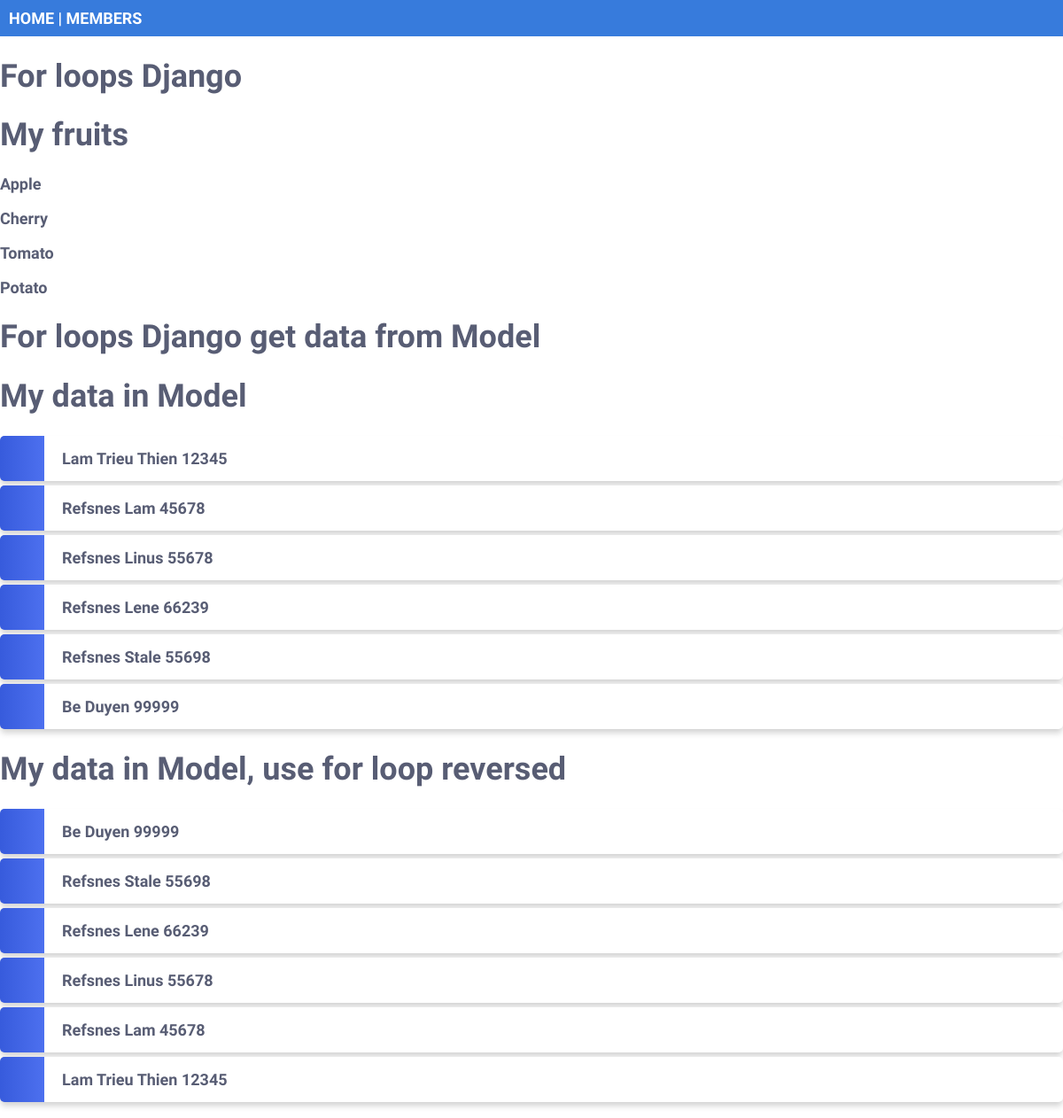
The app's page /for_loop/ (upper part), older data.
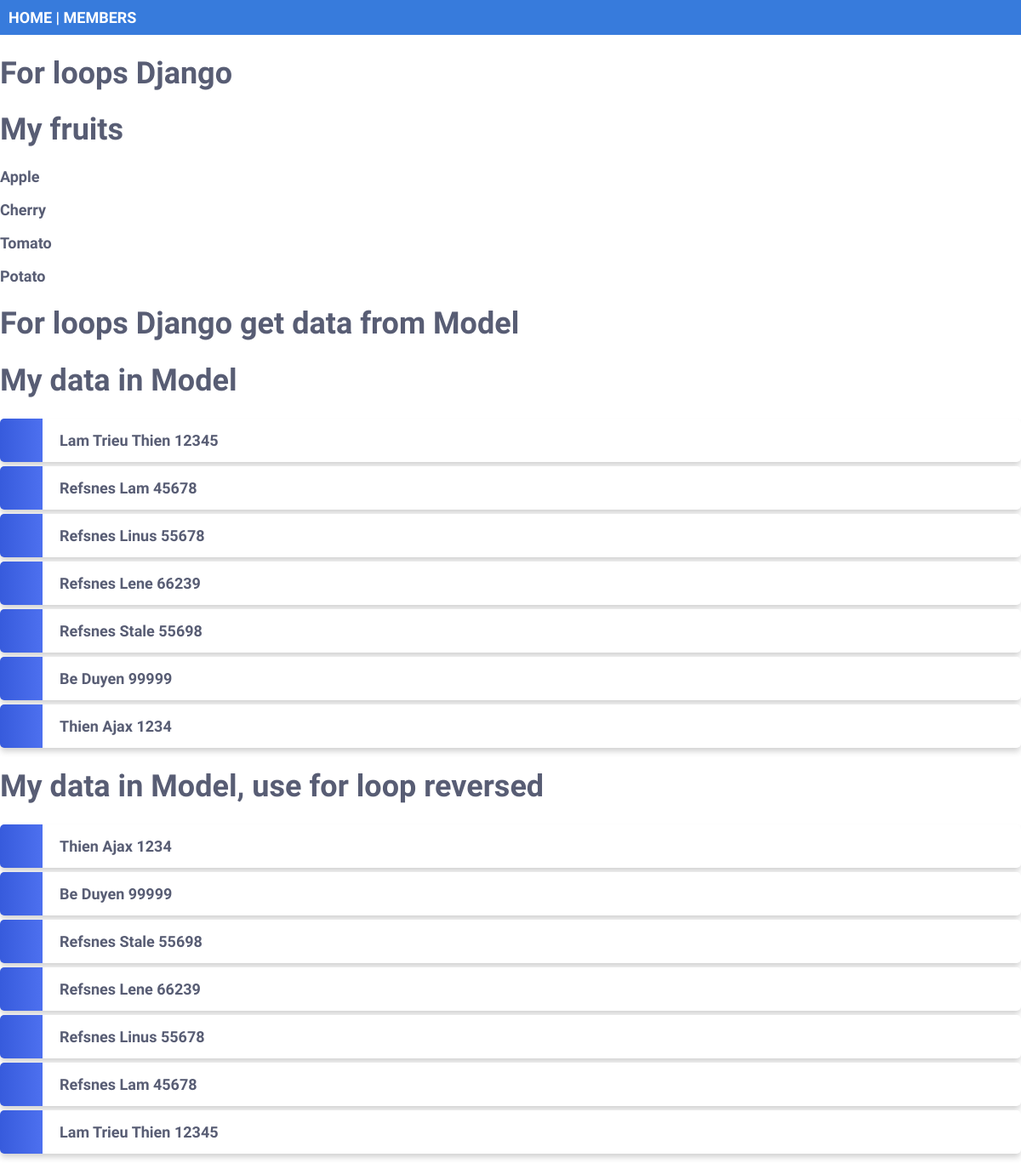
The same page, newer data.
### members/models.py (models this page shows)
class Member(models.Model):
    firstname = models.CharField(max_length=255)
    lastname = models.CharField(max_length=255)
    phone = models.IntegerField(null = True)
    joined_date = models.DateField(null = True)

### members/views.py (the view)
# urls.py: path("for_loop/", views.for_loop, name="for_loop"),
def for_loop(request):
    template = loader.get_template("for_loop.html")
    members = Member.objects.all()
    context = {
        "fruits": ["Apple", "Cherry", "Tomato", "Potato"],
        "members": members,
    }
    return HttpResponse(template.render(context, request))

### members/templates/for_loop.html (shortened to what this page needs)
{% extends "master.html" %}
{% block content %}
    <h1>For loops Django</h1>
    <h1>My fruits</h1>
    {% for x in fruits %}
        <p> {{x}} </p>
    {% endfor %}
    <h1>For loops Django get data from Model</h1>
    <h1>My data in Model</h1>
    <ul>
        {% for people in members %}
            <li> {{ people.lastname }} {{ people.firstname }} {{people.phone}} </li>
        {% endfor%}
    </ul>
    <h1>My data in Model, use for loop reversed</h1>
    <ul>
        {% for people in members reversed %}
            <li> {{ people.lastname }} {{ people.firstname }} {{people.phone}} </li>
        {% endfor%}
    </ul>
{% endblock %}

Row changes from the older to the newer data that the page shows:
added Member: lastname "Thien", firstname "Ajax", phone "1234"
